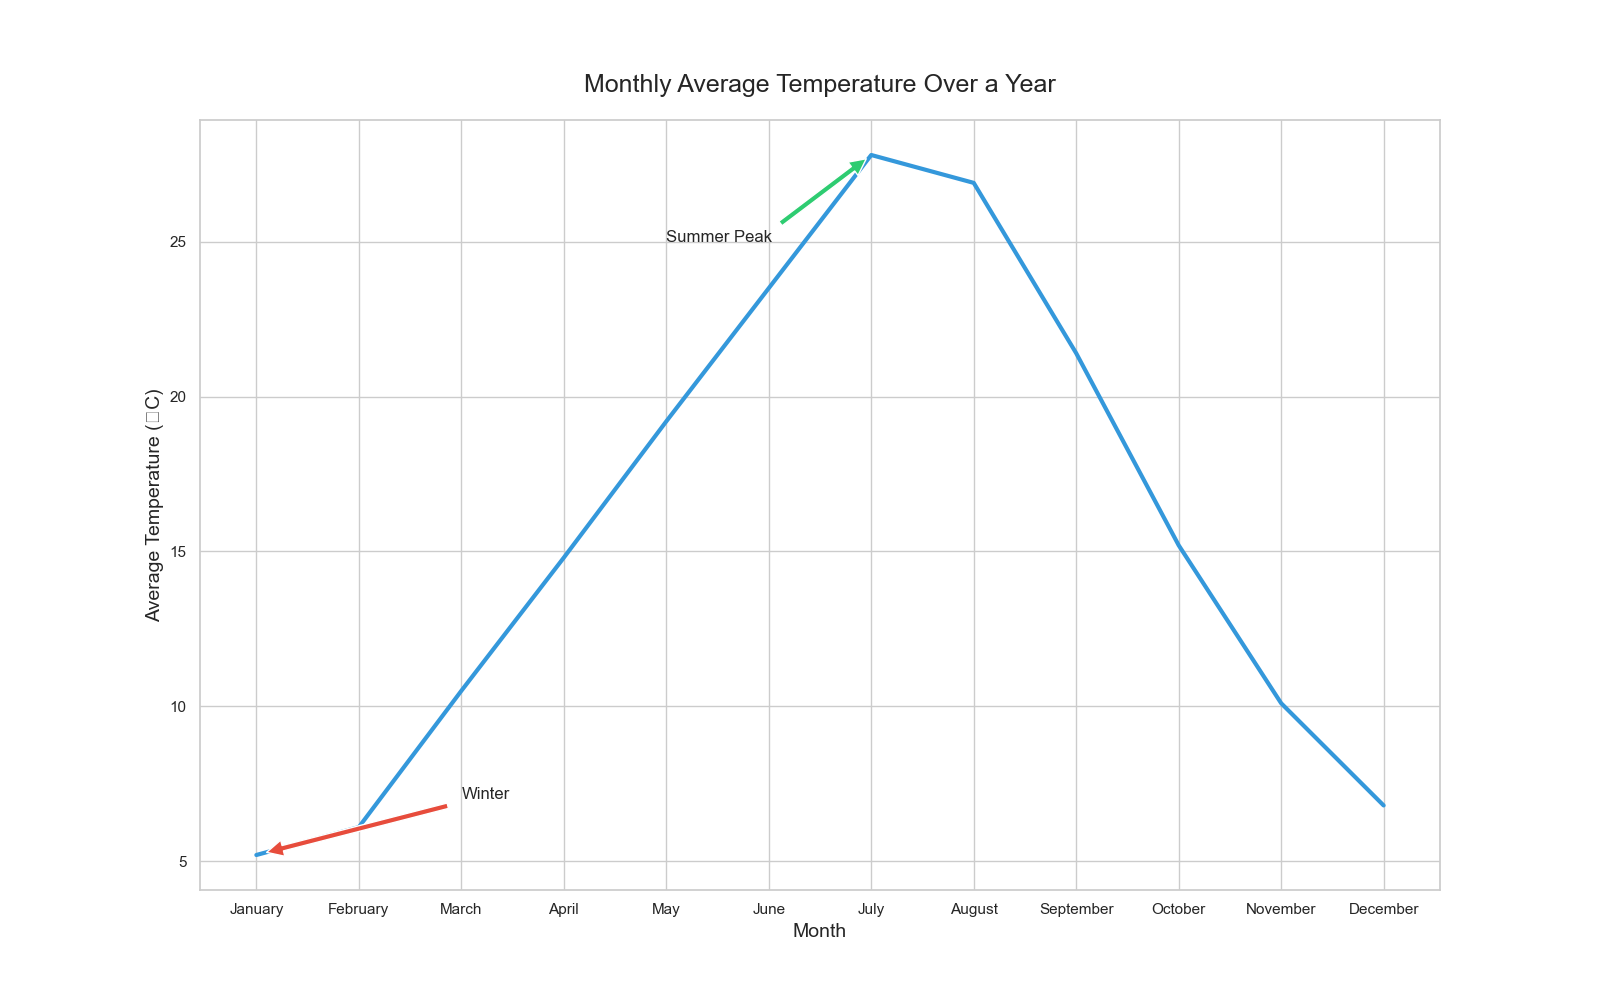

Write the Python code that produced this figure.

import seaborn as sns
import pandas as pd
import matplotlib.pyplot as plt

# Data for the chart
data = {
    'Month': ['January', 'February', 'March', 'April', 'May', 'June', 
              'July', 'August', 'September', 'October', 'November', 'December'],
    'Average_Temperature_C': [5.2, 6.1, 10.5, 14.8, 19.2, 23.5, 27.8, 26.9, 21.4, 15.2, 10.1, 6.8]
}

df = pd.DataFrame(data)
sns.set_style("whitegrid")

plt.figure(figsize=(16, 10))
line_plot = sns.lineplot(x='Month', 
                         y='Average_Temperature_C', 
                         data=df, 
                         color='#3498db', 
                         linewidth=3.0)

plt.annotate('Winter', xy=('January', 5.2), xytext=('March', 7.0),
             arrowprops=dict(facecolor='#e74c3c', shrink=0.05))
plt.annotate('Summer Peak', xy=('July', 27.8), xytext=('May', 25.0),
             arrowprops=dict(facecolor='#2ecc71', shrink=0.05))

plt.title('Monthly Average Temperature Over a Year', fontsize=18, pad=20)
plt.xlabel('Month', fontsize=14)
plt.ylabel('Average Temperature (°C)', fontsize=14)

plt.show()
